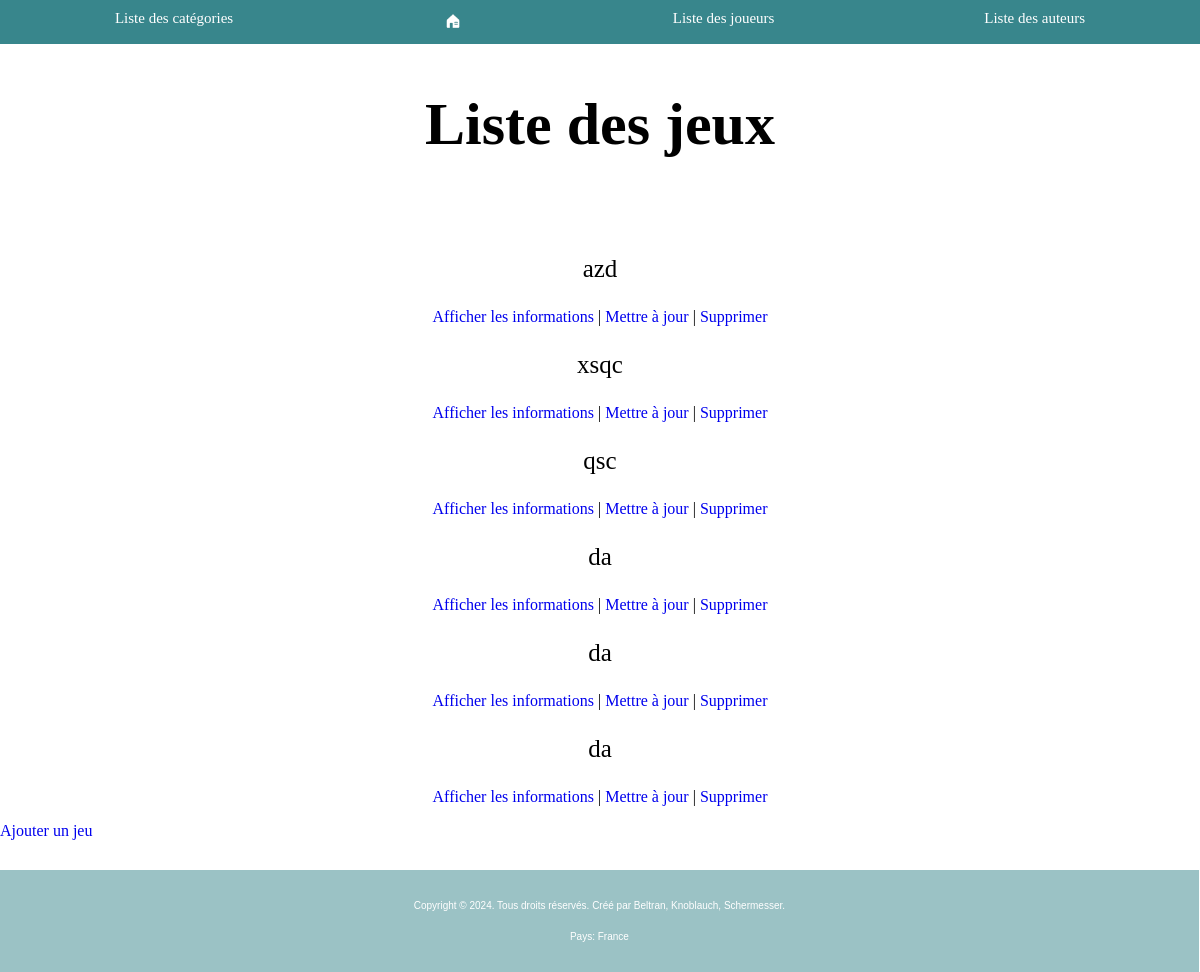
The page /index_jeux/ on the database as committed earlier.
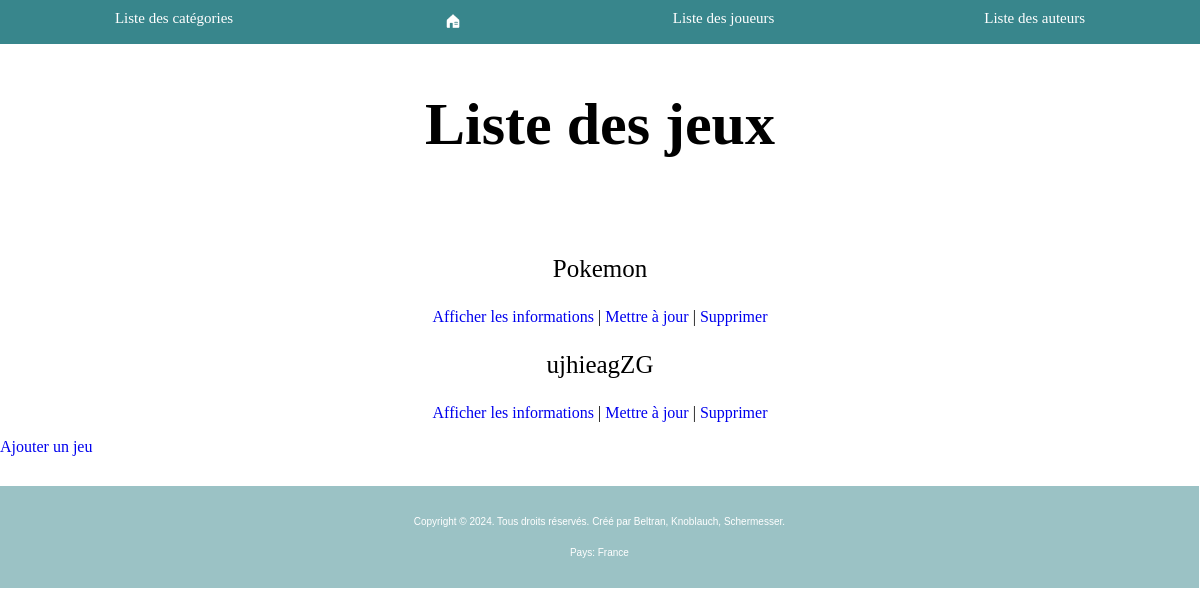
The same page on the database as committed later.
### ludotheque/models.py (models this page shows, shortened)
class Jeux(models.Model):
    titre = models.CharField(max_length=100)
    anneeSortie = models.IntegerField()
    photo = models.ImageField(upload_to='images/', blank=True, null=True)
    editeur = models.CharField(max_length=100)
    auteur = models.ForeignKey("Auteurs", on_delete=models.CASCADE, default=None)
    cat = models.ForeignKey("Categories", on_delete=models.CASCADE, default=None)
    def __str__(self):
        chaine = f" {self.titre} "
        return chaine

### ludotheque/views_jeux.py (the view)
# urls.py: path('index_jeux/', views_jeux.jeux_index),
def jeux_index(request):
    liste = list(Jeux.objects.all())
    return render(request, "jeux/index.html", {"liste" : liste})

### ludotheque/templates/jeux/index.html (shortened to what this page needs)
<!DOCTYPE html>
<html lang="en">
{% load static %}
<head>
    <link rel="stylesheet" type="text/css" href="{% static 'main.css' %}"/>
</head>
<body>
{% include 'main_nav.html' %}
<a href="/ajout_jeux/"> Ajouter un jeu </a>
<h1 class="mainTitle"> Liste des jeux </h1>
<article class="listeJeuxAll">
    {% for j in liste %}
        <article class="listeJeux">
            <p class="liste"> {{j}} </p>
            <p class="listeEdit"><a class="editListe" href="/affiche_jeux/{{j.id}}/">Afficher les informations</a>  |  <a class="editListe" href="/update_jeux/{{j.id}}/">Mettre à jour</a>  |  <a class="editListe" href="/delete_jeux/{{j.id}}/">Supprimer</a></p>
        </article>
    {% endfor %}
</article>
<a href="/ajout_jeux/"> Ajouter un jeu </a>
{% include 'main_footer.html' %}
</body>
</html>

Rows that differ between the two databases and show on the page:
removed Jeux: titre "azd"
removed Jeux: titre "xsqc"
removed Jeux: titre "qsc"
removed Jeux: titre "da"
removed Jeux: titre "da"
removed Jeux: titre "da"
added Jeux: titre "Pokemon"
added Jeux: titre "ujhieagZG"
